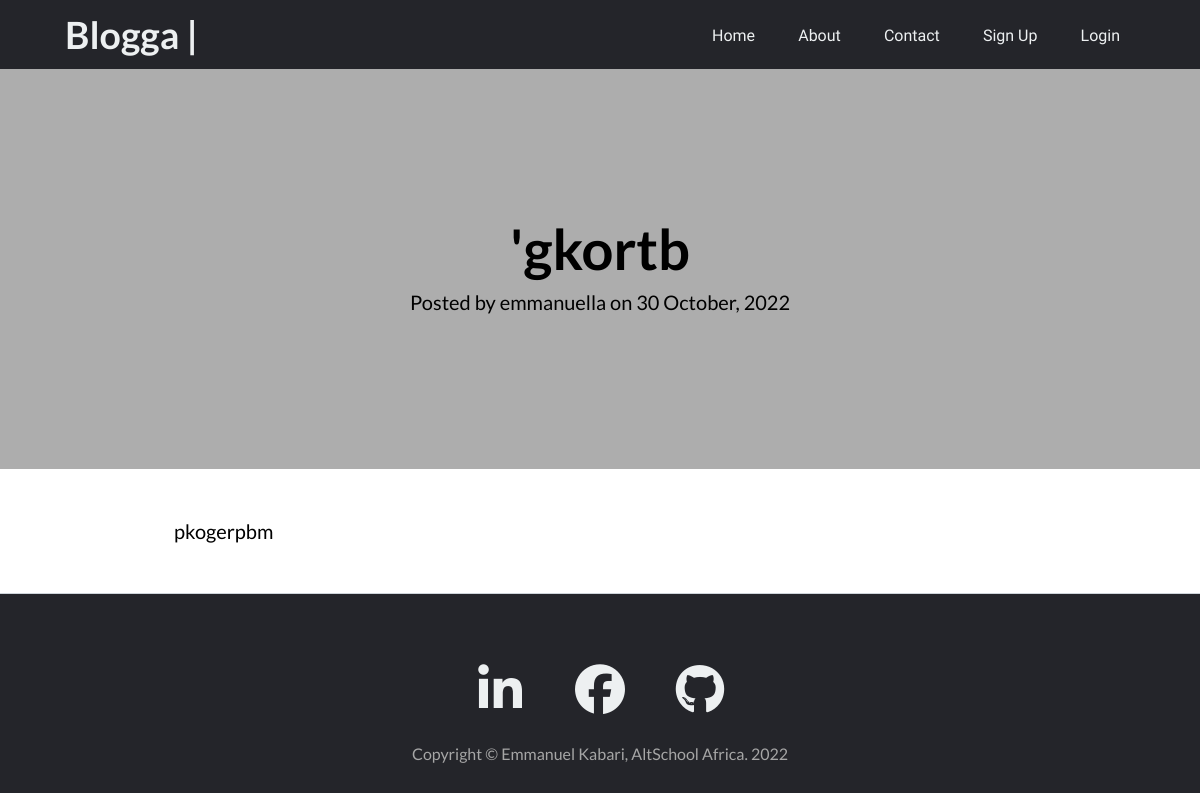
/blogposts/post/4, run on an earlier commit of the app's database.
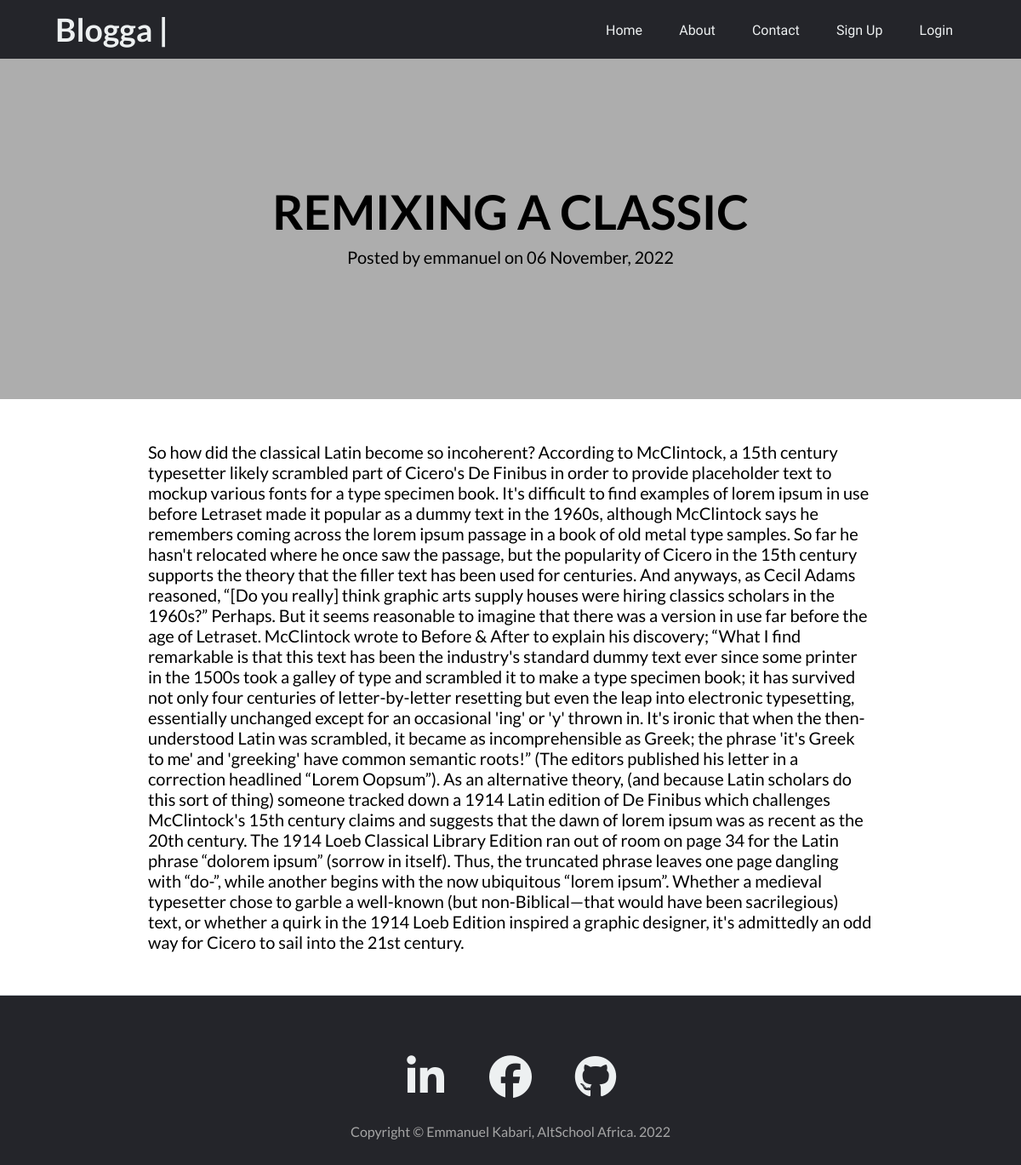
And on a later commit of the database.
### app.py (models this page shows, shortened)
class BlogPost(db.Model):
    __tablename__ = 'blog_post'
    id = db.Column(db.Integer(), primary_key=True)
    caption = db.Column(db.String(), nullable=False)
    content = db.Column(db.String(), nullable=False)
    owner_id = db.Column(db.Integer(), db.ForeignKey(
        'users.id'), nullable=False)
    date_created = db.Column(db.DateTime(), default=datetime.utcnow)

class User(db.Model, UserMixin):
    __tablename__ = 'users'
    id = db.Column(db.Integer(), primary_key=True)
    firstname = db.Column(db.String(), nullable=False, unique=False)
    lastname = db.Column(db.String(), nullable=False, unique=False)
    username = db.Column(db.String(50), nullable=False, unique=True)
    email = db.Column(db.String(60), nullable=False, unique=True)
    password_hash = db.Column(db.Text(), nullable=False)
    posts = db.relationship('BlogPost', backref='owner', lazy='dynamic')

### app.py (the view)
@app.route('/blogposts/post/<int:id>', methods=['GET', 'POST'])
def view_post(id):
    post = BlogPost.query.get_or_404(id)
    return render_template('post.html', post=post)

### templates/post.html (shortened to what this page needs)
{% extends 'base.html' %}
{% block content %}
<div class="post-hero">
    <div class="post-container position-relative px-4 px-lg-5">
        <div class="row gx-4 gx-lg-5 justify-content-center">
            <div class="col">
                <div class="post-heading">
                    <h1>{{post.caption}}</h1>
                    <span class="meta">
                        Posted by
                        {{ post.owner.username }}
                        on {{post.date_created.strftime('%d %B, %Y')}}
                    </span>
                </div>
            </div>
        </div>
    </div>
</div>
<article class="article-section">
    <div class="article-container">
        <div class="article-row">
            <div class="article-content">
                {{ post.content|safe }}
            </div>
        </div>
    </div>
</article>
{% endblock %}

What changed in the data, as far as the page shows it:
no longer on this page (row edited): User: owner.username "emmanuella"
changed BlogPost: caption "'gkortb" → "REMIXING A CLASSIC"; date_created "30 October, 2022" → "06 November, 2022"; content "pkogerpbm" → "So how did the classical Latin become so incoherent? According to McClintock, a 15th century typesetter likely scrambled part of Cicero's De Finibus in order to provide placeholder text to mockup various fonts for a type specimen book. It's difficult to find examples of lorem ipsum in use before Letraset made it popular as a dummy text in the 1960s, although McClintock says he remembers coming across the lorem ipsum passage in a book of old metal type samples. So far he hasn't relocated where he once saw the passage, but the popularity of Cicero in the 15th century supports the theory that the filler text has been used for centuries. And anyways, as Cecil Adams reasoned, “[Do you really]…"
now on this page (row edited): User: owner.username "emmanuel"
